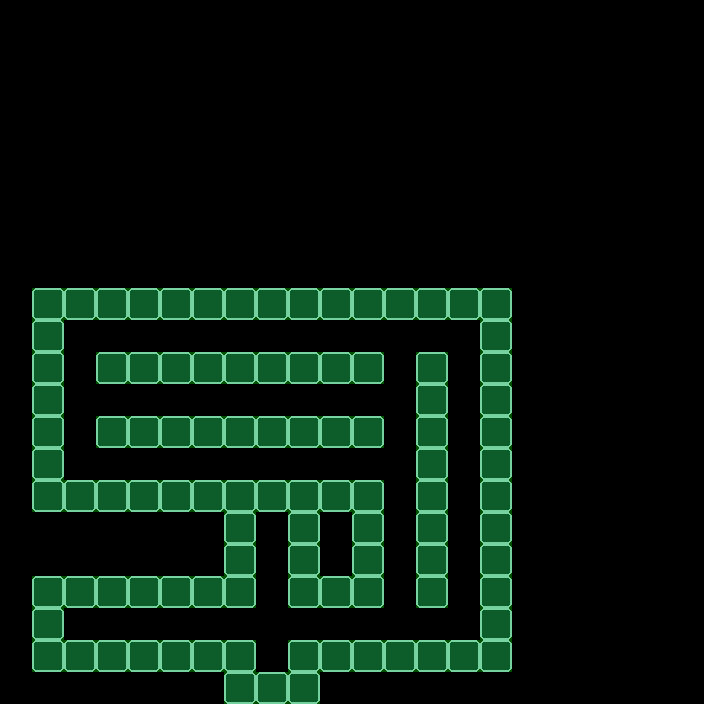

Below is a game level as drawn by its tile map, then a one-line description and the .tmx file that defines it, in full:
An orthogonal 22x22 tile map with 32x32 px tiles, 2 tile layers (Parede, Colisor), 2 tilesets.

<map version="1.2" tiledversion="1.2.2" orientation="orthogonal" renderorder="right-down" width="22" height="22" tilewidth="32" tileheight="32" infinite="0" nextlayerid="3" nextobjectid="1">
 <tileset firstgid="1" name="Tileset PNG.fw" tilewidth="32" tileheight="32" tilecount="144" columns="12">
  <image source="../../Images/Tileset/Tileset PNG.fw.png" width="384" height="384" />
 </tileset>
 <tileset firstgid="145" source="../ColisorImage.tsx" />
 <layer id="1" name="Parede" width="22" height="22">
  <data encoding="csv">
0,0,0,0,0,0,0,0,0,0,0,0,0,0,0,0,0,0,0,0,0,0,
0,0,0,0,0,0,0,0,0,0,0,0,0,0,0,0,0,0,0,0,0,0,
0,0,0,0,0,0,0,0,0,0,0,0,0,0,0,0,0,0,0,0,0,0,
0,0,0,0,0,0,0,0,0,0,0,0,0,0,0,0,0,0,0,0,0,0,
0,0,0,0,0,0,0,0,0,0,0,0,0,0,0,0,0,0,0,0,0,0,
0,0,0,0,0,0,0,0,0,0,0,0,0,0,0,0,0,0,0,0,0,0,
0,0,0,0,0,0,0,0,0,0,0,0,0,0,0,0,0,0,0,0,0,0,
0,0,0,0,0,0,0,0,0,0,0,0,0,0,0,0,0,0,0,0,0,0,
0,0,0,0,0,0,0,0,0,0,0,0,0,0,0,0,0,0,0,0,0,0,
0,65,65,65,65,65,65,65,65,65,65,65,65,65,65,65,0,0,0,0,0,0,
0,65,0,0,0,0,0,0,0,0,0,0,0,0,0,65,0,0,0,0,0,0,
0,65,0,65,65,65,65,65,65,65,65,65,0,65,0,65,0,0,0,0,0,0,
0,65,0,0,0,0,0,0,0,0,0,0,0,65,0,65,0,0,0,0,0,0,
0,65,0,65,65,65,65,65,65,65,65,65,0,65,0,65,0,0,0,0,0,0,
0,65,0,0,0,0,0,0,0,0,0,0,0,65,0,65,0,0,0,0,0,0,
0,65,65,65,65,65,65,65,65,65,65,65,0,65,0,65,0,0,0,0,0,0,
0,0,0,0,0,0,0,65,0,65,0,65,0,65,0,65,0,0,0,0,0,0,
0,0,0,0,0,0,0,65,0,65,0,65,0,65,0,65,0,0,0,0,0,0,
0,65,65,65,65,65,65,65,0,65,65,65,0,65,0,65,0,0,0,0,0,0,
0,65,0,0,0,0,0,0,0,0,0,0,0,0,0,65,0,0,0,0,0,0,
0,65,65,65,65,65,65,65,0,65,65,65,65,65,65,65,0,0,0,0,0,0,
0,0,0,0,0,0,0,65,65,65,0,0,0,0,0,0,0,0,0,0,0,0
</data>
 </layer>
 <layer id="2" name="Colisor" width="22" height="22" opacity="0.31">
  <data encoding="csv">
0,0,0,0,0,0,0,0,0,0,0,0,0,0,0,0,0,0,0,0,0,0,
0,0,0,0,0,0,0,0,0,0,0,0,0,0,0,0,0,0,0,0,0,0,
0,0,0,0,0,0,0,0,0,0,0,0,0,0,0,0,0,0,0,0,0,0,
0,0,0,0,0,0,0,0,0,0,0,0,0,0,0,0,0,0,0,0,0,0,
0,0,0,0,0,0,0,0,0,0,0,0,0,0,0,0,0,0,0,0,0,0,
0,0,0,0,0,0,0,0,0,0,0,0,0,0,0,0,0,0,0,0,0,0,
0,0,0,0,0,0,0,0,0,0,0,0,0,0,0,0,0,0,0,0,0,0,
0,0,0,0,0,0,0,0,0,0,0,0,0,0,0,0,0,0,0,0,0,0,
0,0,0,0,0,0,0,0,0,0,0,0,0,0,0,0,0,0,0,0,0,0,
0,145,145,145,145,145,145,145,145,145,145,145,145,145,145,145,0,0,0,0,0,0,
0,145,0,0,0,0,0,0,0,0,0,0,0,0,0,145,0,0,0,0,0,0,
0,145,0,145,145,145,145,145,145,145,145,145,0,145,0,145,0,0,0,0,0,0,
0,145,0,0,0,0,0,0,0,0,0,0,0,145,0,145,0,0,0,0,0,0,
0,145,0,145,145,145,145,145,145,145,145,145,0,145,0,145,0,0,0,0,0,0,
0,145,0,0,0,0,0,0,0,0,0,0,0,145,0,145,0,0,0,0,0,0,
0,145,145,145,145,145,145,145,145,145,145,145,0,145,0,145,0,0,0,0,0,0,
0,0,0,0,0,0,0,145,0,145,0,145,0,145,0,145,0,0,0,0,0,0,
0,0,0,0,0,0,0,145,0,145,0,145,0,145,0,145,0,0,0,0,0,0,
0,145,145,145,145,145,145,145,0,145,145,145,0,145,0,145,0,0,0,0,0,0,
0,145,0,0,0,0,0,0,0,0,0,0,0,0,0,145,0,0,0,0,0,0,
0,145,145,145,145,145,145,145,0,145,145,145,145,145,145,145,0,0,0,0,0,0,
0,0,0,0,0,0,0,145,145,145,0,0,0,0,0,0,0,0,0,0,0,0
</data>
 </layer>
</map>
